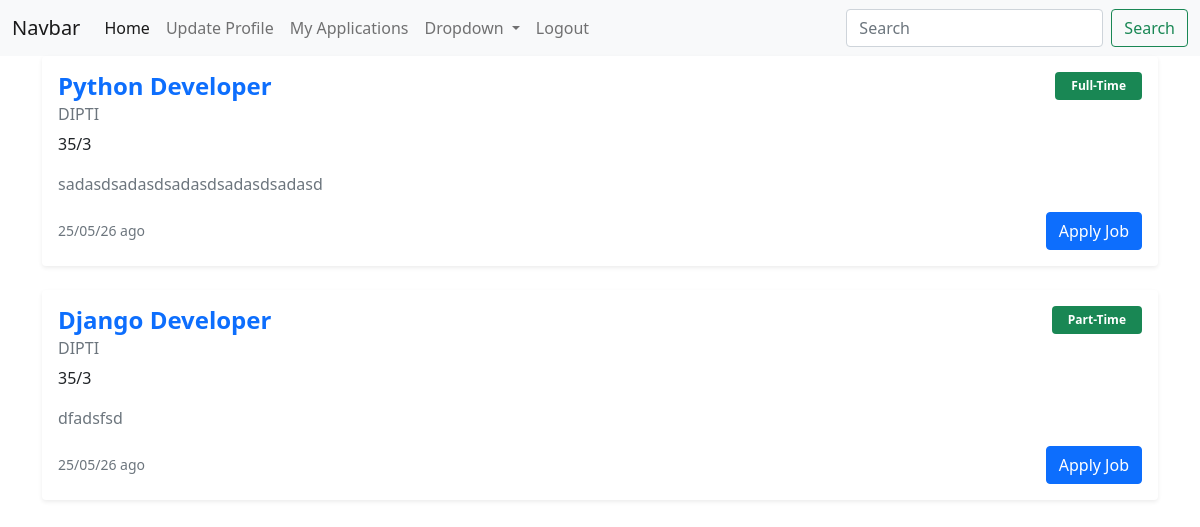
Page /dashboard/ (signed in) on the committed database.
### job_portal_againApp/models.py (models this page shows, shortened)
class JobPostModel(models.Model):
    CATEGORY=[
        ("Full-Time","Full-Time"),
        ("Part-Time","Part-Time"),
        ("Remote","Remote"),
        ("Hybrid","Hybrid"),
    ]
    user = models.ForeignKey(RecruiterProfileModel, on_delete=models.CASCADE)
    title = models.CharField(null=True, max_length=50)
    opening = models.CharField(null=True, max_length=50)
    description = models.TextField(null=True)
    category = models.CharField(choices=CATEGORY, max_length=50,null=True)
    skill_set = models.ManyToManyField(SkillModel)

class RecruiterProfileModel(models.Model):
    user = models.OneToOneField(CustomuserModel, on_delete=models.CASCADE)
    name = models.CharField(null=True, max_length=50)
    company = models.CharField(null=True, max_length=50)
    phone = models.CharField(null=True, max_length=50)
    address = models.CharField(null=True, max_length=50)
    image = models.ImageField(upload_to="media/profile", max_length=None,null=True)

### job_portal_againApp/views.py (the view)
# urls.py: path('dashboard/',dashboardPage,name='dashboard'),
@login_required
def dashboardPage(request):
    job_data = JobPostModel.objects.all()
    context = {
        'job_data':job_data
    }
    return render(request,'pages/dashboard.html',context)

### job_portal_againApp/templates/pages/dashboard.html (shortened to what this page needs)
{% extends 'base/base.html' %}
{% block body %}
{% for i in job_data %}
<div class="card shadow-sm border-0 mb-4">
    <div class="card-body">
        <div class="d-flex justify-content-between align-items-start">
            <div>
                <h4 class="fw-bold text-primary mb-1">
                    {{ i.title }}
                </h4>
                <h6 class="text-muted mb-2">
                    {{ i.user.company}}
                </h6>
            </div>
            <span class="badge bg-success px-3 py-2">
                {{ i.category }}
            </span>
        </div>
        <div class="mb-3">
            <p class="mb-1">
                {{ i.user.address }}
            </p>
        </div>
        <p class="text-secondary">
            {{ i.description }}
        </p>
        <div class="d-flex justify-content-between align-items-center">
            <small class="text-muted">
                25/05/26 ago
            </small>
            <a href="{% url 'applyJob' i.id %}" class="btn btn-primary">
                Apply Job
            </a>
        </div>
    </div>
</div>
{% endfor %}
{% endblock body %}

### rows in the picture
JobPostModel: title "Python Developer", user.company "DIPTI", category "Full-Time", user.address "35/3", description "sadasdsadasdsadasdsadasdsadasd"
JobPostModel: title "Django Developer", user.company "DIPTI", category "Part-Time", user.address "35/3", description "dfadsfsd"
